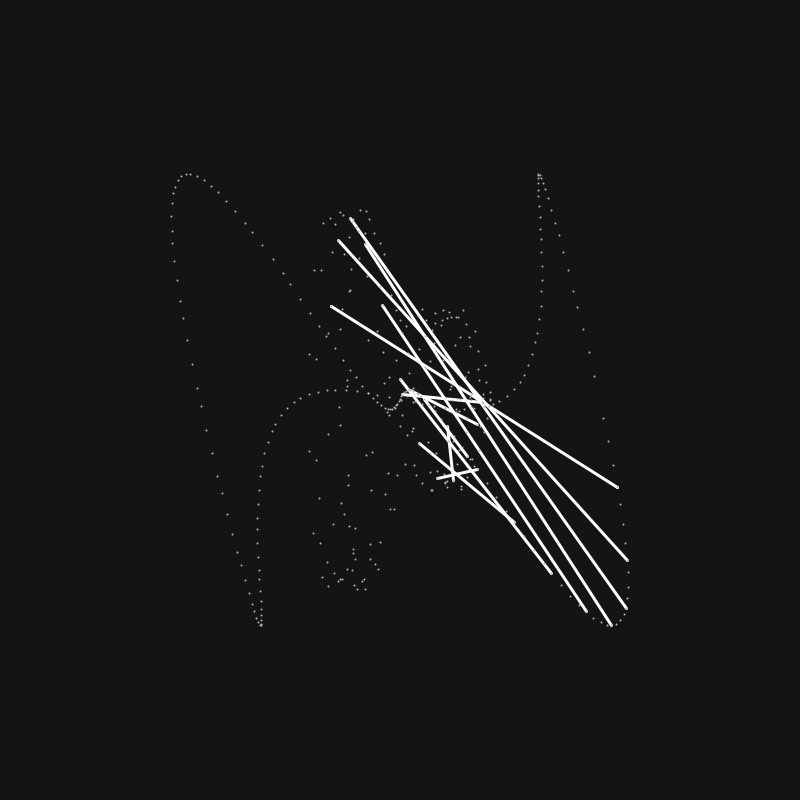
Frame 1 (no input)
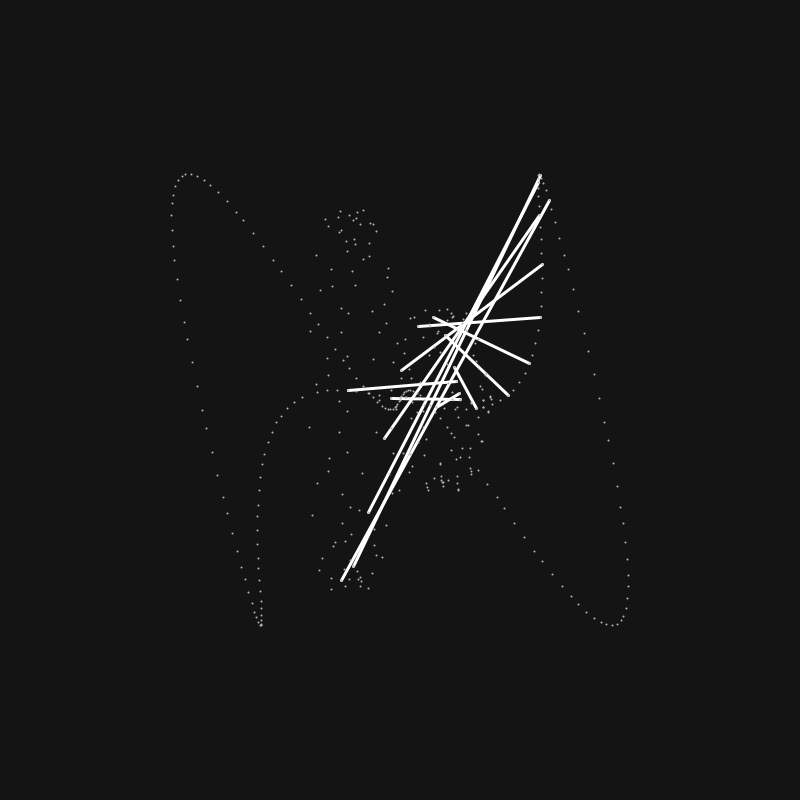
Frame 60 (the mouse pressed at the canvas centre just before this capture)
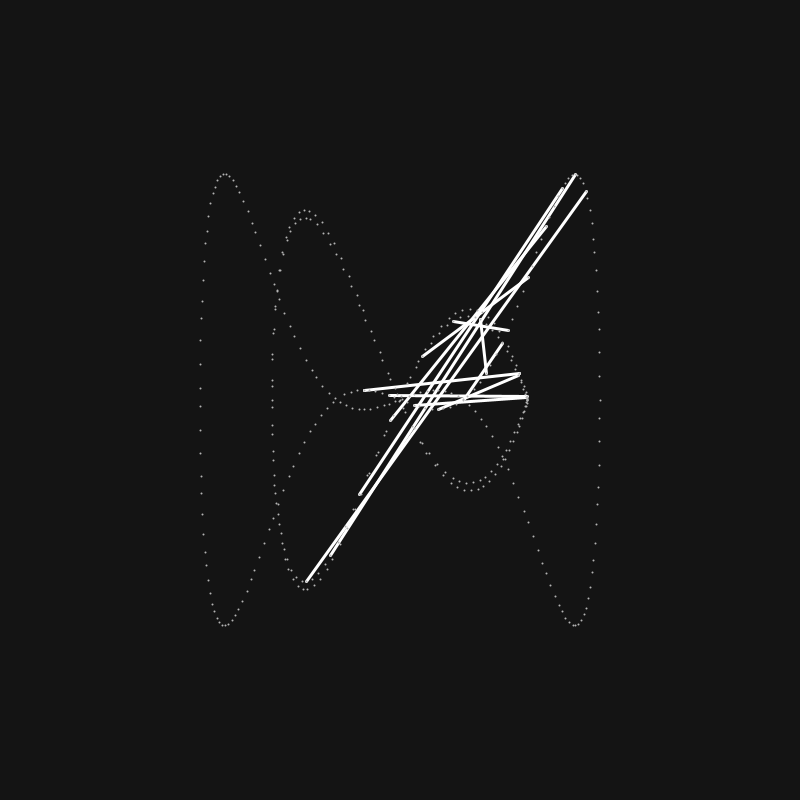
Frame 120 (the mouse held since frame 60 and released just before this capture)

The Processing sketch that drew these frames (run headless with seeded random() and noise(); from frame 60 on, the mouse is pressed at the canvas centre):

// Processing sketch: vintage_lines
// ── vintage_lines.pde
// vintage lines

// param
static final int NUM_LINES = 12;
static final int TRACE = 200;
float t = 1;
int zoom = 10;
float inc;

void setup() {
  background(20);
  size(800, 800);
}

void draw() {
  background(20);
  strokeWeight(3);
  stroke(255);
  translate(width/2, height/2);
  
  // points
  point(x1(t), y1(t));
  point(x2(t), y2(t));
  
  // lines
  for (int i = 0; i < NUM_LINES; i++) {
    line(x1(t+i), y1(t+i), x2(t+i), y2(t+i));
  }
  
  // trace
  strokeWeight(2);
  stroke(180);
  for (int i = 0; i < TRACE; i++) {
    point(x1(t+i), y1(t+i));
    point(x2(t+i), y2(t+i));
  }
  
  inc = 0.5 * (mouseX - width/2)/width;
  t += inc;
}

// coordinates

float x1(float t) {
  return (mouseY - height/2)*sin(-t/20)/20 - width*cos(t/4)/8 - (mouseY - height/4)/7*cos(t/4);
}

float y1(float t) {
 return  -4*sin(-t/2) - width/4*cos(-t/8)*sin(t/2);
}

float x2(float t) {
  return width/4*cos(t/8) - (mouseY - height/2)/10*sin(t/2);
}

float y2(float t) {
 return  width/5*sin(t/4) - width/8*sin(-t/2);
}
